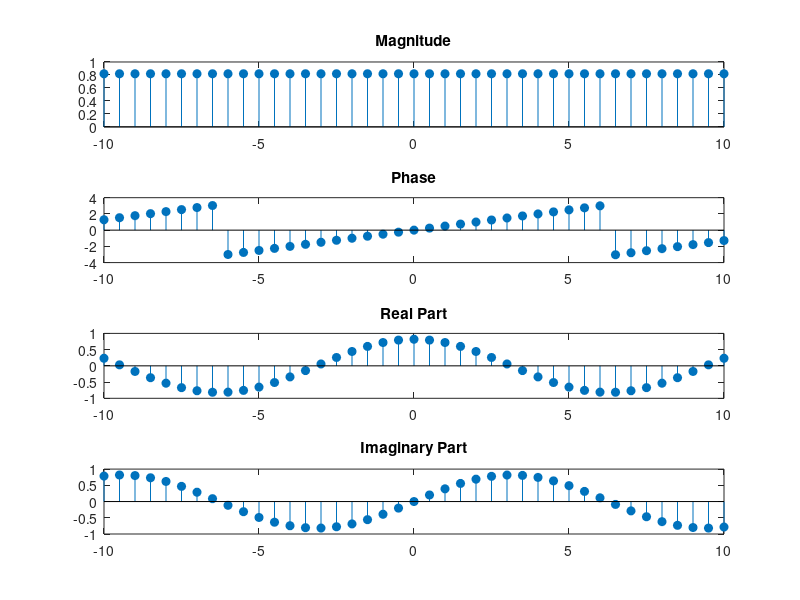

The MATLAB source for this figure:
t=-10:0.5:10;
X=1*exp(-0.2+0.5*i*t);
subplot(4,1,1);
stem(t,abs(X),'filled');
title('Magnitude');
subplot(4,1,2);
stem(t,angle(X),'filled');
title('Phase');
subplot(4,1,3);
stem(t,real(X),'filled');
title('Real Part');
subplot(4,1,4);
stem(t,imag(X),'filled');
title('Imaginary Part');